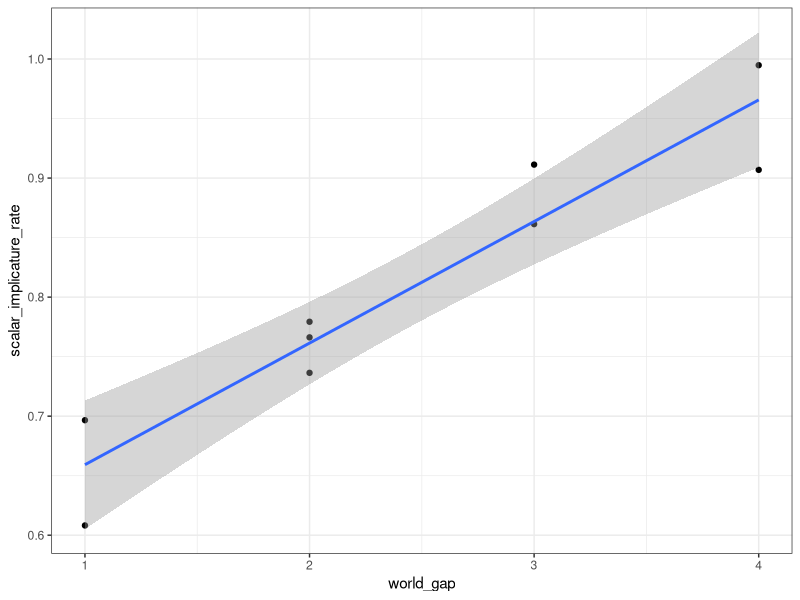
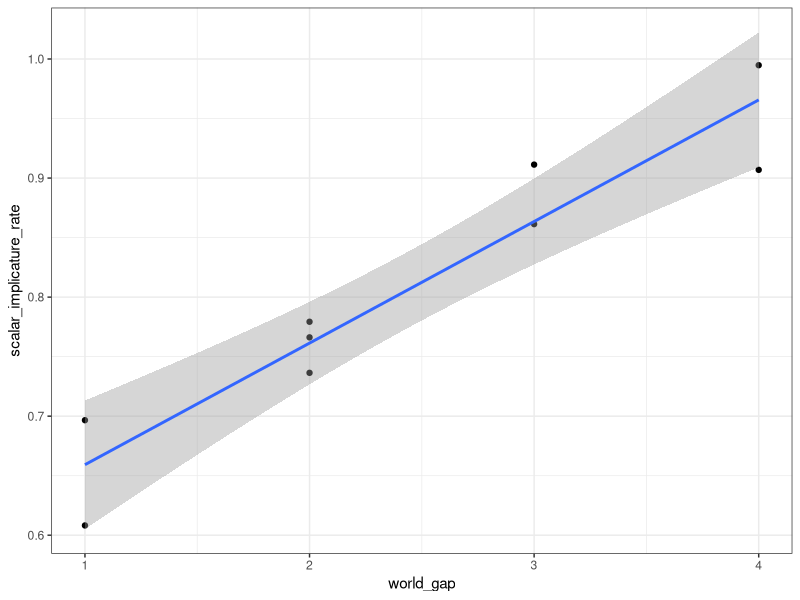

Write the R code that produced these figures, in order.
## ---- chunk 1
knitr::opts_chunk$set(echo = TRUE)
## ---- chunk 2

#library for manipulating data
library(tidyverse)

#library for plotting
library(ggplot2)
library(ggrepel)

theme_set(theme_bw())


## ---- chunk 3

data_response = read.csv("interpretation_experiment-trials-processed.csv")

data_response = data_response %>%
  mutate(scale = case_when(
    scale_value %in% c("warm", "hot", "scalding") ~ "scalding, hot, warm",
    scale_value %in% c("good", "excellent", "perfect")  ~ "perfect, excellent, good",
    scale_value %in% c("cleanish", "clean", "spotless")  ~ "spotless, clean, cleanish"
  ))

## ---- chunk 4

data_long_response = data_response %>%
  # Select the fields we actually need.
  # In this case, workerid, three of four responses, and three or four sliders,
  # the scale, and the scale value.
  dplyr::select(workerid, response_0, response_1, response_2, 
         response_3, response_4, response_5, response_6, response_7, response_8,
         rt,  scale_value, scale) %>%
  dplyr::rename(utterance = scale_value) %>%
  # The pivor_longet command takes the table, looks for columns starting with 'response' or
  # with 'slider' and extracts the matching response and slider values
  tidyr::pivot_longer(cols=matches("response_"), 
                            names_to=c("scale_value"), 
                            names_pattern="response_(.)", 
                            values_drop_na=TRUE) %>%
  dplyr::mutate(scale_value = as.numeric(scale_value) + 1) %>%
  dplyr::rename(response = value)



## ---- chunk 5

scalar_interpretation = data_long_response %>% 
  dplyr::group_by(scale_value, utterance, scale) %>%
  dplyr::summarize(response = mean(response))

## ---- chunk 6
comparisons = list(
  c("good", "excellent"),
  c("good", "perfect"),
  c("excellent", "perfect"),
  c("warm", "hot"),
  c("hot", "scalding"),
  c("warm", "scalding"),
  c("cleanish", "clean"),
  c("clean", "spotless"),
  c("cleanish", "spotless")
)

columns = c("weak", "strong", "scalar implicature rate")
implicature_rate = data.frame(matrix(nrow = 0, ncol = length(columns)))


for (comp in comparisons) {
  print(comp)
  distances = c()
  for (wid in unique(data_long_response$workerid)) {
    
    # get distributon for expression 1
    d1 = data_long_response %>% 
      dplyr::filter(workerid == wid) %>%
      dplyr::group_by(scale, utterance, scale_value) %>%
      dplyr::summarize(response = mean(response/10)) %>%
      dplyr::filter(utterance == comp[1]) %>%
      dplyr::arrange(scale_value) %>% .$response
  
    # get distributon for expression 2
    d2 = data_long_response %>% 
      dplyr::filter(workerid == wid) %>%
      dplyr::group_by(scale, utterance, scale_value) %>%
      dplyr::summarize(response = mean(response/10)) %>%
      dplyr::filter(utterance == comp[2]) %>%
      dplyr::arrange(scale_value) %>% .$response
    
    # compute area under the curve for overlapping part
    f = approxfun(1:9, pmin(d1,d2))
    f2 = approxfun(1:9, d1)
    dist = integrate(f, 1, 9)$value
    dist2 = integrate(f2, 1, 9)$value
    distances = cbind(distances, c(dist/dist2))
    
  }
  
  implicature_rate = rbind(implicature_rate, c(comp[1], comp[2], 1-mean(distances)))

}

colnames(implicature_rate) = columns

## ---- chunk 7
world_states = scalar_interpretation %>%
  dplyr::group_by(utterance, scale)%>%
  dplyr::filter(response == max(response))

semantic_distances = data.frame()

for (i in 1:nrow(implicature_rate)){
  row = implicature_rate[i, ]
  loc1 = which(world_states[, "utterance"] == row$strong)
  loc2 = which(world_states[, "utterance"] == row$weak)
  gap = world_states[loc1,"scale_value"]-world_states[loc2,"scale_value"]
  row = cbind(row, gap)
  semantic_distances = rbind(semantic_distances, row)
}

colnames(semantic_distances) = c("weak", "strong", "scalar_implicature_rate", 
                                 "world_gap")

semantic_distances$scalar_implicature_rate = round(as.numeric(semantic_distances$scalar_implicature_rate), 4)


## ---- chunk 8
distance_correlation = semantic_distances %>%
  ggplot(aes(x = world_gap, y = `scalar_implicature_rate`))+
  geom_point()+
  geom_smooth(method = "lm")

cor_index = lm(scalar_implicature_rate ~ world_gap, data = semantic_distances)
summary(cor_index)

cor(semantic_distances$scalar_implicature_rate, semantic_distances$world_gap)

plot(distance_correlation)

ggsave(filename = "./figure/semantic_distance.png", distance_correlation
       , width = 15, height = 15, units = "cm")
